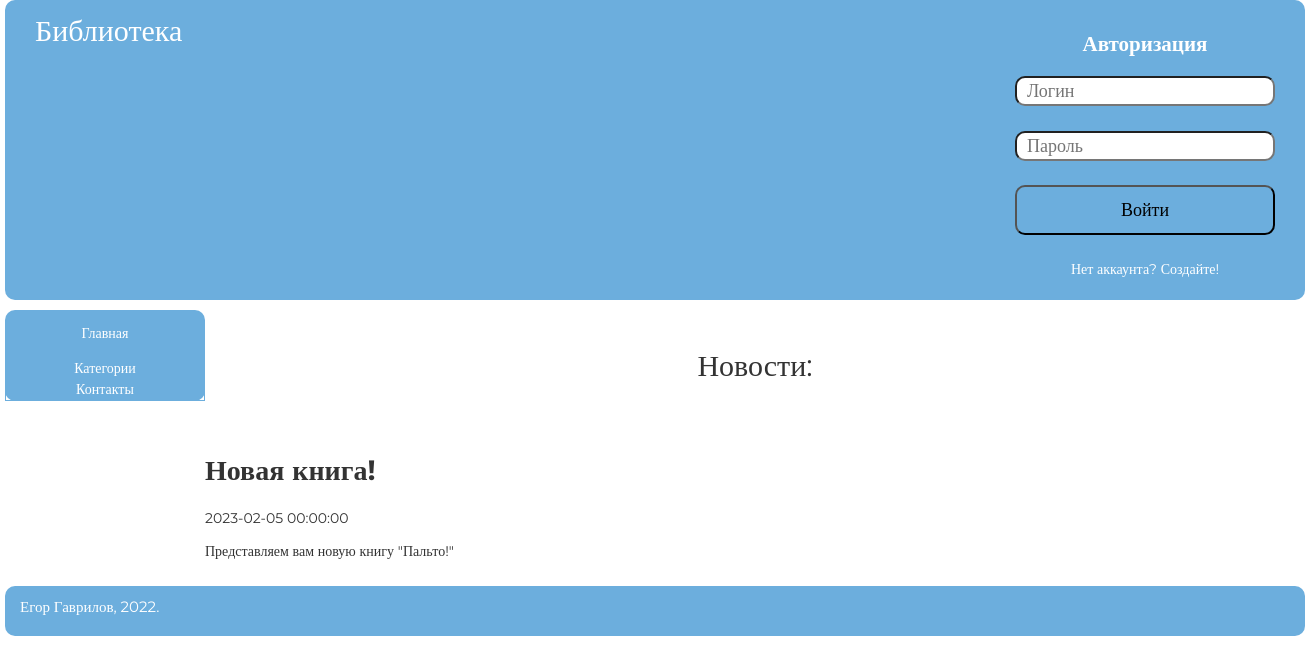
The page / on the database its author committed.
### tables this page shows
CREATE TABLE `news` (
  `id` int(11) NOT NULL,
  `name` text NOT NULL,
  `text` text NOT NULL,
  `date` datetime NOT NULL DEFAULT current_timestamp()
);

### index.php (called while the page is built)
<?php
include "components/header.php";
include "components/contents/main.php";
include "components/sidebar.php";
include "components/footer.php";

### components/contents/main.php (the view)
<div class="container clearfix">
    <main class="content">
        <p style="text-align: center; font-size: 30px; margin: 0; padding: 1.5em 0;">Новости:</p>
        <?php
        $str_out_news = "SELECT * FROM `news`";
        $run_out_news = mysqli_query($connect, $str_out_news);
        while ($out_news = mysqli_fetch_array($run_out_news)) {
            echo "
                                <h1>$out_news[name]</h1>
                                <p>$out_news[date]</p>
                                <p>$out_news[text]</p>
                            ";
        }
        ?>
    </main>

### css/style.css (style rules this page uses)
html { line-height: 1.15; -webkit-text-size-adjust: 100%; }
body { margin: 0; }
main { display: block; }
h1 { font-size: 2em; margin: 0.67em 0; }
* { -webkit-box-sizing: border-box; -moz-box-sizing: border-box; box-sizing: border-box; }
.clearfix:after { content: ""; display:block; clear: both; }
html, body { font-family: Montserrat; margin: 0; padding: 0; font-size: 14px; line-height: 1.4; color: #333; background-color: #fff; }
.content { width: 100%; float: left; padding-left: 200px; margin-bottom: 10px; }

### rows shown on the page
news: name "Новая книга!", date "2023-02-05 00:00:00", text "Представляем вам новую книгу \"Пальто!\""
